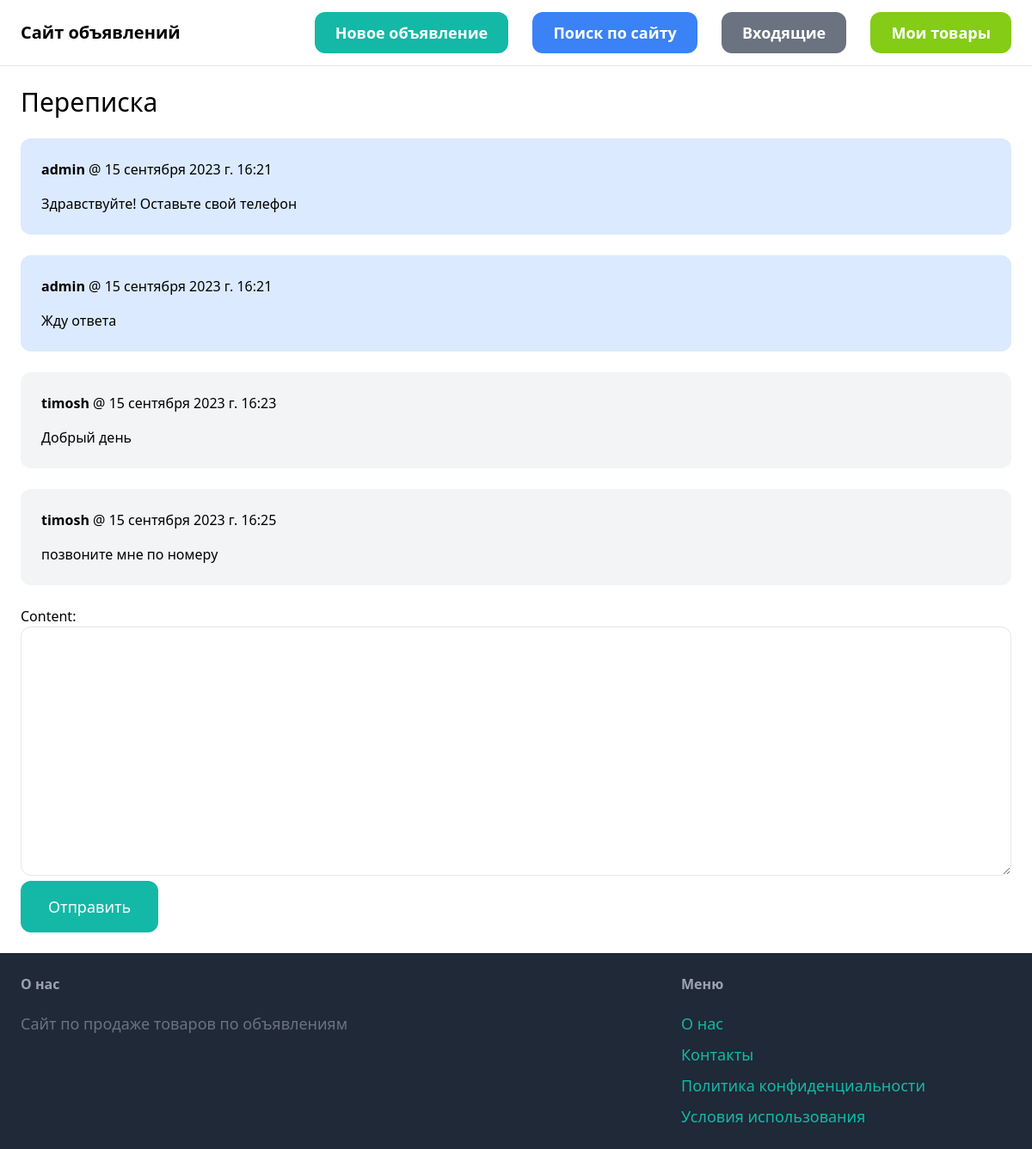
The page /inbox/2/ (signed in) on the database its author committed.
### conversation/models.py (models this page shows)
class ConversationMessage(models.Model):
    conversation = models.ForeignKey(Conversation, related_name='messages', on_delete=models.CASCADE)
    content = models.TextField()
    created_at = models.DateTimeField(auto_now_add=True)
    created_by = models.ForeignKey(User, related_name='created_messages', on_delete=models.CASCADE)

### conversation/views.py (the view)
# urls.py: path('<int:pk>/', views.detail, name='detail'),
@login_required
def detail(request, pk):
    conversation = Conversation.objects.filter(members__in=[request.user.id]).get(pk=pk)
    if request.method == 'POST':
        form = ConversationMessageForm(request.POST)
        if form.is_valid():
            conversation_message = form.save(commit=False)
            conversation_message.conversation = conversation
            conversation_message.created_by = request.user
            conversation_message.save()
            conversation.save()
            return redirect('conversation:detail', pk=pk)
    else:
        form = ConversationMessageForm()
    return render(request, 'conversation/detail.html', {
        'conversation': conversation,
        'form': form
    })

### conversation/forms.py
class ConversationMessageForm(forms.ModelForm):
    class Meta:
        model = ConversationMessage
        fields = ('content',)
        widgets = {
            'content': forms.Textarea(attrs={
                'class': 'w-full py-4 py-6 rounded-xl border'
            })
        }

### conversation/templates/conversation/detail.html (shortened to what this page needs)
{% extends 'core/base.html' %}
{% block content %}
<h1 class="mb-6 text-3xl">Переписка</h1>
<div class="space-y-6">
    {% for message in conversation.messages.all %}
        <div class="p-6 flex {% if message.created_by == request.user %}bg-blue-100{% else %}bg-gray-100{% endif %} rounded-xl">
            <div>
                <p class="mb-4"><strong>{{ message.created_by.username }}</strong> @ {{ message.created_at }}</p>
                <p>{{ message.content }}</p>
            </div>
        </div>
    {% endfor %}
</div>
<form method="post" action="." class="mt-6">
    {{ form.as_p }}
    <button class="py-4 px-8 text-lg bg-teal-500 hover:bg-teal-700 rounded-xl text-white">Отправить</button>
</form>
{% endblock %}

### rows shown on the page
ConversationMessage: created_by.username "admin", created_at "15 сентября 2023 г. 16:21", content "Здравствуйте! Оставьте свой телефон"
ConversationMessage: created_by.username "admin", created_at "15 сентября 2023 г. 16:21", content "Жду ответа"
ConversationMessage: created_by.username "timosh", created_at "15 сентября 2023 г. 16:23", content "Добрый день"
ConversationMessage: created_by.username "timosh", created_at "15 сентября 2023 г. 16:25", content "позвоните мне по номеру"
